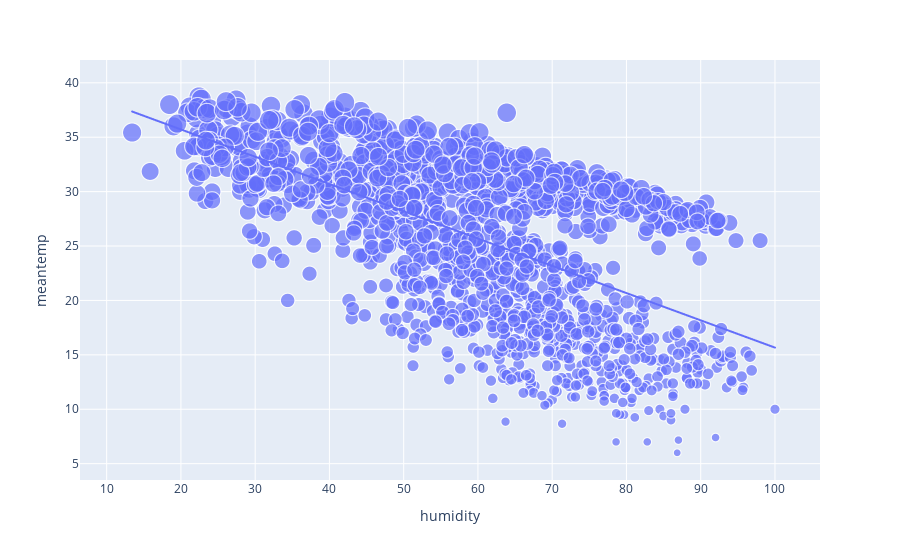

Source (notebook cell):
### Code cell
px.scatter(df, x='humidity', y='meantemp', size='meantemp', trendline='ols')

### Figure 1 — Plotly figure (JSON) as saved in the notebook; plotly's stock layout.template omitted (floating-point values rounded to 4 significant figures; data arrays with more than 128 entries replaced by an {"elided": "..."} marker saying what was removed)
{"data": [{"hovertemplate": "humidity=%{x}<br>meantemp=%{marker.size}<extra></extra>", "legendgroup": "", "marker": {"color": "#636efa", "size": {"elided": "1462 float values"}, "sizemode": "area", "sizeref": 0.09679, "symbol": "circle"}, "mode": "markers", "name": "", "showlegend": false, "type": "scattergl", "x": {"elided": "1462 float values"}, "xaxis": "x", "y": {"elided": "1462 float values"}, "yaxis": "y"}, {"hovertemplate": "<b>OLS trendline</b><br>meantemp = -0.250617 * humidity + 40.7259<br>R<sup>2</sup>=0.327128<br><br>humidity=%{x}<br>meantemp=%{y} <b>(trend)</b><extra></extra>", "legendgroup": "", "marker": {"color": "#636efa", "symbol": "circle"}, "mode": "lines", "name": "", "showlegend": false, "type": "scattergl", "x": {"elided": "1462 float values"}, "xaxis": "x", "y": {"elided": "1462 float values"}, "yaxis": "y"}], "layout": {"legend": {"itemsizing": "constant", "tracegroupgap": 0}, "margin": {"t": 60}, "xaxis": {"anchor": "y", "domain": [0, 1], "title": {"text": "humidity"}}, "yaxis": {"anchor": "x", "domain": [0, 1], "title": {"text": "meantemp"}}}}
